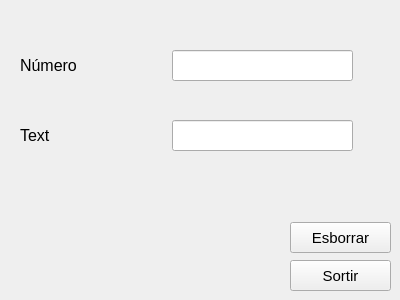
<?xml version="1.0" encoding="UTF-8"?>
<ui version="4.0">
 <class>Form</class>
 <widget class="QWidget" name="Form">
  <property name="geometry">
   <rect>
    <x>0</x>
    <y>0</y>
    <width>400</width>
    <height>300</height>
   </rect>
  </property>
  <property name="windowTitle">
   <string>Form</string>
  </property>
  <widget class="QLabel" name="label">
   <property name="geometry">
    <rect>
     <x>20</x>
     <y>50</y>
     <width>91</width>
     <height>31</height>
    </rect>
   </property>
   <property name="font">
    <font>
     <pointsize>12</pointsize>
    </font>
   </property>
   <property name="text">
    <string>Número</string>
   </property>
  </widget>
  <widget class="QLineEdit" name="lineEdit">
   <property name="geometry">
    <rect>
     <x>172</x>
     <y>50</y>
     <width>181</width>
     <height>31</height>
    </rect>
   </property>
   <property name="palette">
    <palette>
     <active>
      <colorrole role="Text">
       <brush brushstyle="SolidPattern">
        <color alpha="255">
         <red>255</red>
         <green>0</green>
         <blue>4</blue>
        </color>
       </brush>
      </colorrole>
     </active>
     <inactive>
      <colorrole role="Text">
       <brush brushstyle="SolidPattern">
        <color alpha="255">
         <red>255</red>
         <green>0</green>
         <blue>4</blue>
        </color>
       </brush>
      </colorrole>
     </inactive>
     <disabled>
      <colorrole role="Text">
       <brush brushstyle="SolidPattern">
        <color alpha="255">
         <red>120</red>
         <green>120</green>
         <blue>120</blue>
        </color>
       </brush>
      </colorrole>
     </disabled>
    </palette>
   </property>
   <property name="font">
    <font>
     <pointsize>16</pointsize>
    </font>
   </property>
   <property name="inputMethodHints">
    <set>Qt::ImhNone</set>
   </property>
   <property name="inputMask">
    <string>9999999999</string>
   </property>
   <property name="text">
    <string/>
   </property>
   <property name="maxLength">
    <number>10</number>
   </property>
   <property name="frame">
    <bool>true</bool>
   </property>
   <property name="echoMode">
    <enum>QLineEdit::Normal</enum>
   </property>
  </widget>
  <widget class="QLineEdit" name="lineEdit_2">
   <property name="geometry">
    <rect>
     <x>172</x>
     <y>120</y>
     <width>181</width>
     <height>31</height>
    </rect>
   </property>
   <property name="palette">
    <palette>
     <active>
      <colorrole role="Text">
       <brush brushstyle="SolidPattern">
        <color alpha="255">
         <red>8</red>
         <green>0</green>
         <blue>255</blue>
        </color>
       </brush>
      </colorrole>
     </active>
     <inactive>
      <colorrole role="Text">
       <brush brushstyle="SolidPattern">
        <color alpha="255">
         <red>8</red>
         <green>0</green>
         <blue>255</blue>
        </color>
       </brush>
      </colorrole>
     </inactive>
     <disabled>
      <colorrole role="Text">
       <brush brushstyle="SolidPattern">
        <color alpha="255">
         <red>120</red>
         <green>120</green>
         <blue>120</blue>
        </color>
       </brush>
      </colorrole>
     </disabled>
    </palette>
   </property>
   <property name="font">
    <font>
     <pointsize>16</pointsize>
    </font>
   </property>
   <property name="acceptDrops">
    <bool>true</bool>
   </property>
   <property name="inputMask">
    <string>AAAAAAAAAA</string>
   </property>
   <property name="text">
    <string/>
   </property>
   <property name="maxLength">
    <number>10</number>
   </property>
  </widget>
  <widget class="QLabel" name="label_2">
   <property name="geometry">
    <rect>
     <x>20</x>
     <y>120</y>
     <width>91</width>
     <height>31</height>
    </rect>
   </property>
   <property name="font">
    <font>
     <pointsize>12</pointsize>
    </font>
   </property>
   <property name="text">
    <string>Text</string>
   </property>
  </widget>
  <widget class="QPushButton" name="pushButton">
   <property name="geometry">
    <rect>
     <x>290</x>
     <y>222</y>
     <width>101</width>
     <height>31</height>
    </rect>
   </property>
   <property name="font">
    <font>
     <pointsize>11</pointsize>
    </font>
   </property>
   <property name="text">
    <string>Esborrar</string>
   </property>
  </widget>
  <widget class="QPushButton" name="pushButton_2">
   <property name="geometry">
    <rect>
     <x>290</x>
     <y>260</y>
     <width>101</width>
     <height>31</height>
    </rect>
   </property>
   <property name="font">
    <font>
     <pointsize>11</pointsize>
    </font>
   </property>
   <property name="text">
    <string>Sortir</string>
   </property>
  </widget>
 </widget>
 <resources/>
 <connections>
  <connection>
   <sender>pushButton</sender>
   <signal>clicked()</signal>
   <receiver>lineEdit_2</receiver>
   <slot>clear()</slot>
   <hints>
    <hint type="sourcelabel">
     <x>340</x>
     <y>237</y>
    </hint>
    <hint type="destinationlabel">
     <x>262</x>
     <y>135</y>
    </hint>
   </hints>
  </connection>
  <connection>
   <sender>pushButton</sender>
   <signal>clicked()</signal>
   <receiver>lineEdit</receiver>
   <slot>clear()</slot>
   <hints>
    <hint type="sourcelabel">
     <x>340</x>
     <y>237</y>
    </hint>
    <hint type="destinationlabel">
     <x>262</x>
     <y>65</y>
    </hint>
   </hints>
  </connection>
  <connection>
   <sender>pushButton_2</sender>
   <signal>clicked()</signal>
   <receiver>Form</receiver>
   <slot>close()</slot>
   <hints>
    <hint type="sourcelabel">
     <x>340</x>
     <y>275</y>
    </hint>
    <hint type="destinationlabel">
     <x>199</x>
     <y>149</y>
    </hint>
   </hints>
  </connection>
 </connections>
</ui>
